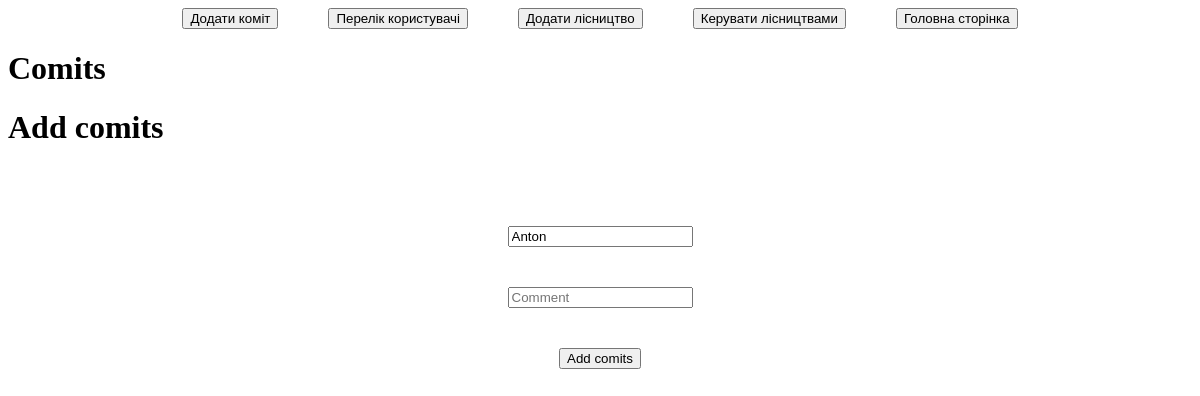
Page /comits (signed in) on the earlier database version.
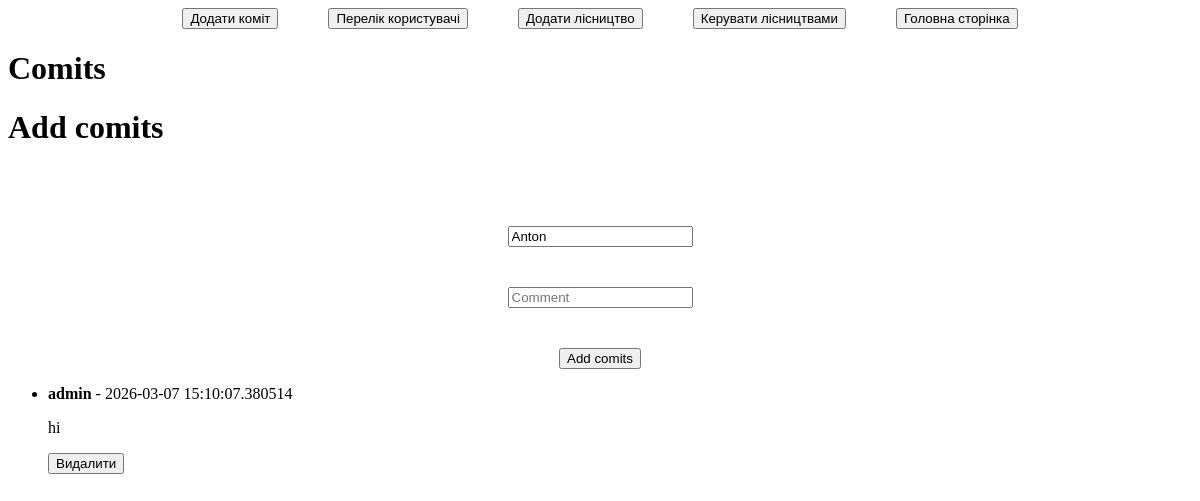
Same page on the later database version.
### DB.py (models this page shows)
class Comits(db.Model):
    id = db.Column(db.Integer, primary_key=True)
    username = db.Column(db.String(150), nullable=False)
    comment = db.Column(db.Text, nullable=False)
    date = db.Column(db.DateTime, nullable=False)

### app.py (the view, shortened to what this page needs)
@app.route('/comits', methods=['GET', 'POST'])
@login_required
@admin_required
def comits():
    all_comits = Comits.query.all()
    return render_template('comits.html', comits=all_comits)

### app.py (called while the page is built)
@login_manager.user_loader
def load_user(user_id):
    return User.query.get(int(user_id))

### templates/comits.html (shortened to what this page needs)
<!DOCTYPE html>
<html lang="en">
<head>
    <link rel="stylesheet" href="{{ url_for('static', filename='styles/admin-style.css') }}">
</head>
<body>
    <head>
        <header>
        <a href="{{ url_for('comits')}}"><button>Додати коміт</button></a>
        <a href="{{ url_for('all_users') }}"><button>Перелік користувачі</button></a>
        <a href="{{ url_for('admin') }}"><button>Додати лісництво</button></a>
        <a href="{{ url_for('change') }}"><button>Керувати лісництвами</button></a>
        <a href="{{ url_for('main') }}"><button>Головна сторінка</button></a>
    </header>
    </head>
    <main>
        <h1>Comits</h1>
        <div>
            <h1>Add comits</h1>
            <form action="/comits" method="POST">
                <input type="text" name="username" placeholder="Username" value= "{{ current_user.username }}" readonly>
                <input type="text" name="comment" placeholder="Comment">
                <input type="submit" value="Add comits">
            </form>
        </div>
        <ul>
            {% for commit in comits %}
                <li>
                    <strong>{{ commit.username }}</strong> - {{ commit.date }}
                    <p>{{ commit.comment }}</p>
                    <form action="/delete_commit/{{ commit.id }}" method="POST" style="display: inline;">
                        <input type="submit" value="Видалити">
                    </form>
                </li>
            {% endfor %}
        </ul>
    </main>
</body>
</html>

Differences in the rows shown:
added Comits: username "admin", date "2026-03-07 15:10:07.380514", comment "hi"
